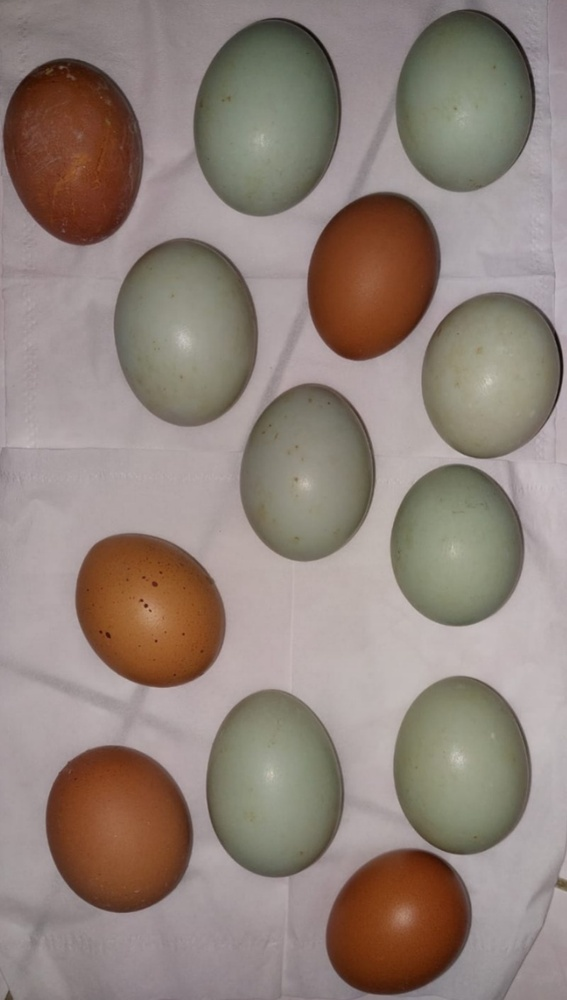
#> input picture telurlagi.jpeg, 567 x 1000 px, shrunk from 799 x 1410 before the run
$ jupyter execute percobaan2.ipynb
#> lines starting #> are read from the running program, lines starting #| are printed output that depends on the picture; after the words box and inside, x2 and y2 are one past the last pixel; in counts of white or black regions, pixels touching at a corner belong together
[cell 1]
import cv2
import numpy as np
from matplotlib import pyplot as plt
from google.colab.patches import cv2_imshow

[cell 2]
# 1. Akuisisi Citra
# Ganti 'telur.jpg' dengan nama file yang Anda upload ke Colab
img = cv2.imread('/content/drive/MyDrive/telur22.jpeg')
if img is None:
    print("Gambar tidak ditemukan. Pastikan sudah upload file!")
else:
    img_rgb = cv2.cvtColor(img, cv2.COLOR_BGR2RGB)
    gray = cv2.cvtColor(img, cv2.COLOR_BGR2GRAY)

    # 2. Pre-processing (Filtering)
    # Menggunakan Gaussian Blur untuk menghaluskan tekstur telur dan wadah
    blur = cv2.GaussianBlur(gray, (15, 15), 0)

    # 3. Thresholding (Segmentasi) [cite: 51, 54]
    # Menggunakan Otsu untuk memisahkan telur (objek terang) dari background
    # Catatan: Karena telur biasanya lebih terang, kita pakai THRESH_BINARY
    ret, thresh = cv2.threshold(blur, 0, 255, cv2.THRESH_BINARY + cv2.THRESH_OTSU)

    # 4. Operasi Morfologi [cite: 58, 61]
    # Membersihkan noise kecil di luar atau lubang di dalam telur
    kernel = np.ones((5, 5), np.uint8)
    opening = cv2.morphologyEx(thresh, cv2.MORPH_OPEN, kernel, iterations=2)
    sure_bg = cv2.dilate(opening, kernel, iterations=3)

    # 5. Watershed Segmentation (Memisahkan Telur yang Menempel) [cite: 65, 66]
    dist_transform = cv2.distanceTransform(opening, cv2.DIST_L2, 5)
    # Nilai 0.5 bisa disesuaikan (0.1 - 0.9) tergantung seberapa rapat telurnya
    ret, sure_fg = cv2.threshold(dist_transform, 0.5 * dist_transform.max(), 255, 0)

    # 6. Menghitung Kontur dan Output [cite: 71, 75]
    sure_fg = np.uint8(sure_fg)
    cnts, _ = cv2.findContours(sure_fg, cv2.RETR_EXTERNAL, cv2.CHAIN_APPROX_SIMPLE)

    # Menandai hasil pada gambar asli
    hasil = img.copy()
    for i, c in enumerate(cnts):
        cv2.drawContours(hasil, [c], -1, (0, 255, 0), 3)
        # Menulis nomor pada setiap telur
        M = cv2.moments(c)
        if M["m00"] != 0:
            cX = int(M["m10"] / M["m00"])
            cY = int(M["m01"] / M["m00"])
            cv2.putText(hasil, str(i+1), (cX-10, cY), cv2.FONT_HERSHEY_SIMPLEX, 1, (255, 0, 0), 2)

    # Menampilkan Hasil
    plt.figure(figsize=(12, 6))
    plt.subplot(121), plt.imshow(img_rgb), plt.title('Citra Asli')
    plt.axis('off')
    plt.subplot(122), plt.imshow(cv2.cvtColor(hasil, cv2.COLOR_BGR2RGB)), plt.title(f'Terdeteksi: {len(cnts)} Telur')
    plt.axis('off')
    plt.show()

    print(f"Jumlah telur yang terdeteksi: {len(cnts)}") [cite: 76, 77]

[cell 3]
import cv2
import numpy as np
from matplotlib import pyplot as plt
from google.colab import files

[cell 4]
# 1. Upload file gambar
uploaded = files.upload()
#> the answer given: telurlagi.jpeg
filename = list(uploaded.keys())[0]

# 2. Baca gambar
img = cv2.imread(filename)
#> img is the input picture: shape (1000, 567, 3); mean B, G, R 122.5, 130.7, 145
img_rgb = cv2.cvtColor(img, cv2.COLOR_BGR2RGB)

# 3. Preprocessing: Ubah ke grayscale dan beri sedikit blur untuk mengurangi noise
gray = cv2.cvtColor(img, cv2.COLOR_BGR2GRAY)
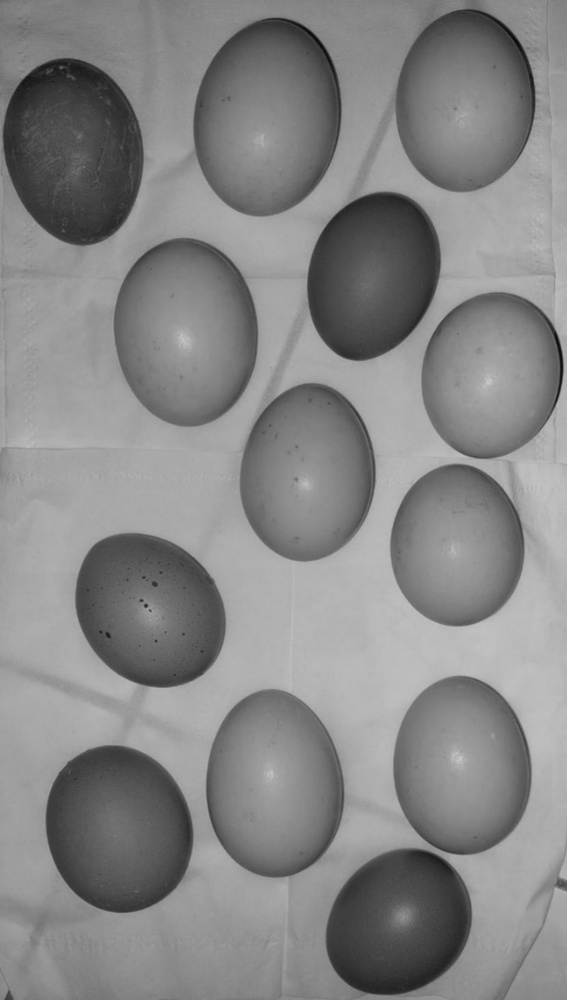
#> gray: shape (1000, 567); min 7, max 203, mean 134.1
blurred = cv2.GaussianBlur(gray, (15, 15), 0)

# 4. Thresholding: Mengubah gambar menjadi hitam putih (biner)
# Kita gunakan Otsu's thresholding karena background relatif seragam
_, thresh = cv2.threshold(blurred, 0, 255, cv2.THRESH_BINARY_INV + cv2.THRESH_OTSU)
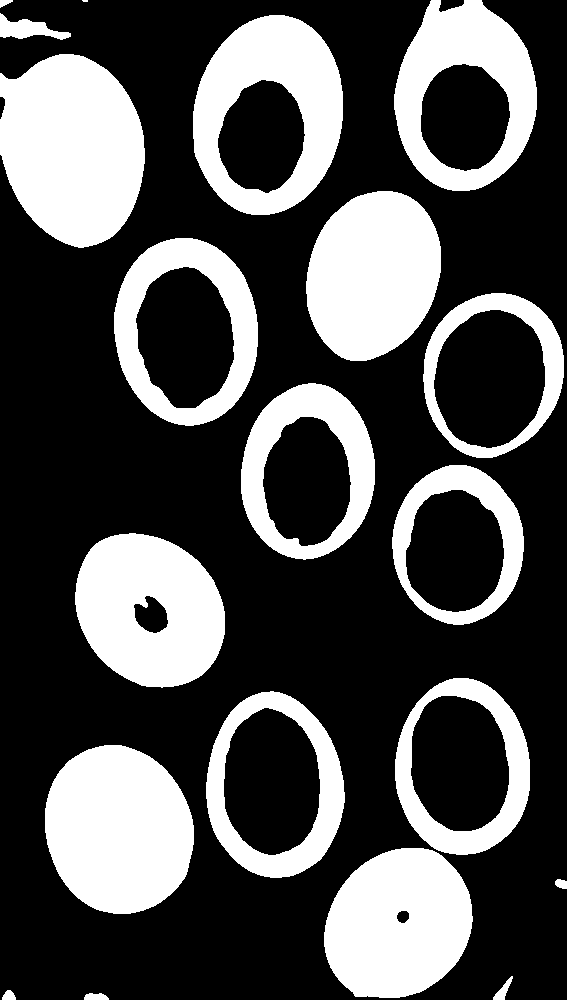
#> thresh: shape (1000, 567); 31.1% white; 20 white regions (1 under 20 px), largest, box (x1, y1, x2, y2) and area: (0, 54, 145, 248) 21823, (45, 745, 194, 914) 19790, (306, 191, 441, 361) 17766

# 5. Morphological Operations: Menutup lubang kecil di dalam telur (jika ada)
kernel = np.ones((5,5), np.uint8)
closing = cv2.morphologyEx(thresh, cv2.MORPH_CLOSE, kernel, iterations=2)
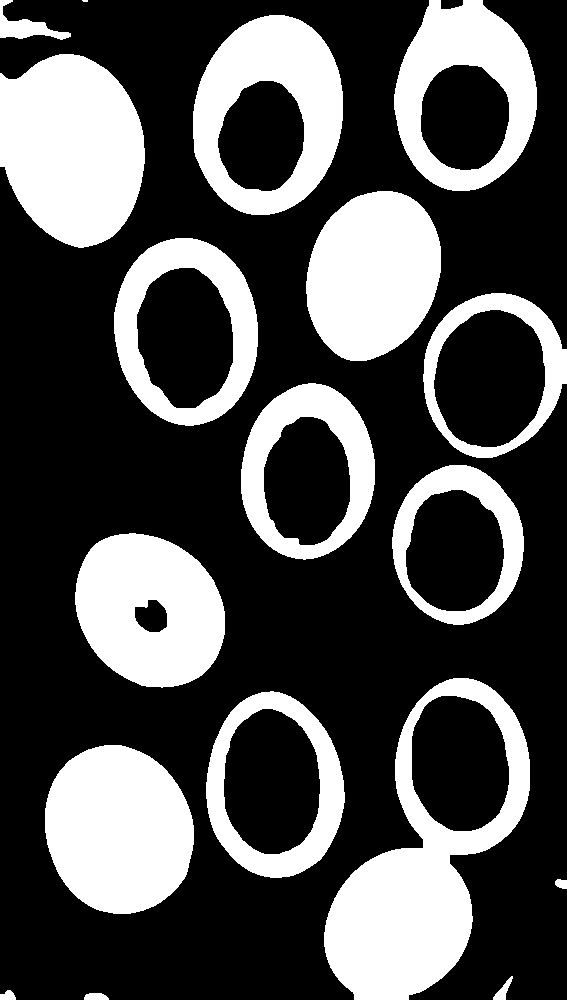
#> closing: shape (1000, 567); 31.2% white; 18 white regions (1 under 20 px)

# 6. Deteksi Kontur
contours, _ = cv2.findContours(closing, cv2.RETR_EXTERNAL, cv2.CHAIN_APPROX_SIMPLE)
#> contours = 18 contours, 1 with area under 20; largest, box (x1, y1, x2, y2) and area: (324, 678, 530, 1000) 36148, (193, 15, 343, 215) 23340, (0, 54, 145, 248) 21680, (114, 238, 258, 426) 21089, (394, 0, 537, 191) 20784

# 7. Filter kontur berdasarkan ukuran (untuk menghindari objek kecil/noise terhitung)
min_area = 500  # Sesuaikan jika telur terlalu kecil tidak terdeteksi
count = 0
for cnt in contours:
    area = cv2.contourArea(cnt)
    if area > min_area:
        count += 1
        # Menggambar kotak pembatas di sekitar telur yang terdeteksi
        x, y, w, h = cv2.boundingRect(cnt)
        cv2.rectangle(img_rgb, (x, y), (x + w, y + h), (0, 255, 0), 10)
        cv2.putText(img_rgb, f"#{count}", (x, y - 10), cv2.FONT_HERSHEY_SIMPLEX, 2, (255, 0, 0), 5)
#> this loop made 18 passes
#> (area, x, y, w, h) on passes 5 to 16: (19563.5, 45, 745, 149, 169), (19816, 206, 691, 139, 187), (36148, 324, 678, 206, 322), (17795, 75, 533, 150, 155), (16184.5, 392, 465, 132, 160), (18265, 241, 383, 134, 177), (18051.5, 423, 293, 144, 165), (21089, 114, 238, 144, 188), (17549.5, 306, 191, 135, 170), (21680.5, 0, 54, 145, 194), (23340, 193, 15, 150, 200), (20783.5, 394, 0, 143, 191)
#> area on passes 1 to 4: 121, 98, 156.5, 79.5
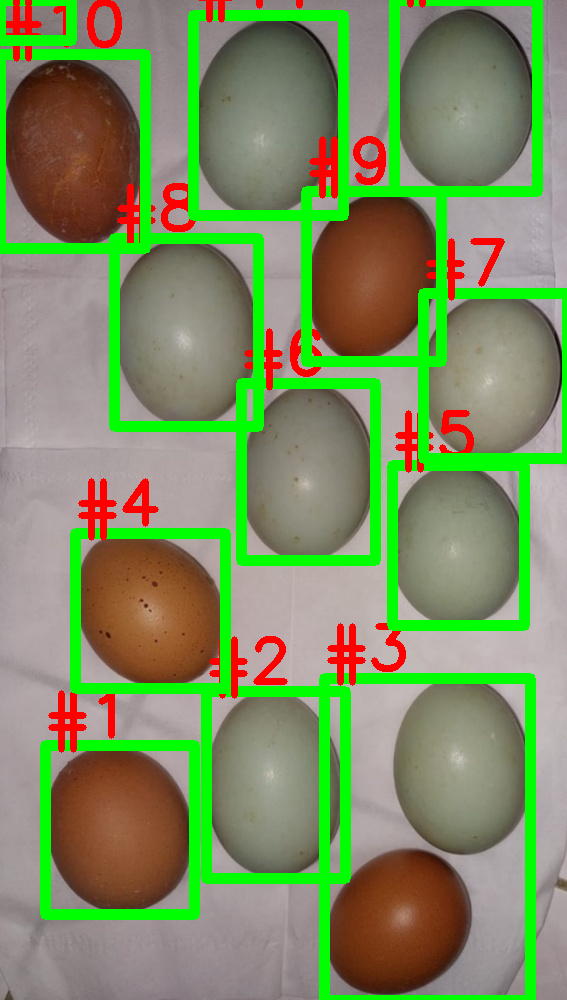
#> img_rgb: shape (1000, 567, 3); mean R, G, B 125, 142.4, 97.3
#> after the loop, count = 13

# 8. Tampilkan Hasil
plt.figure(figsize=(12, 8))
plt.imshow(img_rgb)
plt.title(f"Jumlah Telur Terdeteksi: {count}")
plt.axis('off')
plt.show()

print(f"Total telur yang ditemukan: {count}")
#| Total telur yang ditemukan: 13
